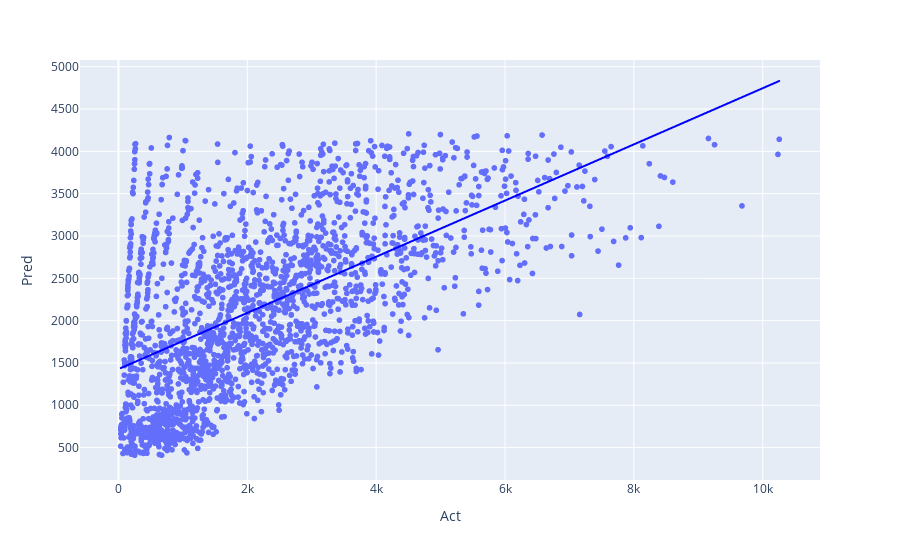

This figure's notebook cell:
### Markdown cell above
> Training The Model

### Code cell
mlra = LinearRegression()
mlra.fit(X_train, y_train)

y_predict = mlra.predict(X_cv)

dfa = pd.DataFrame({'Act':y_cv.values.flatten(), 'Pred':y_predict.flatten()})

px.scatter(dfa, 'Act', 'Pred', trendline='ols', trendline_color_override='blue')

### Figure 1 — Plotly figure (JSON) as saved in the notebook; plotly's stock layout.template omitted (floating-point values rounded to 4 significant figures; data arrays with more than 128 entries replaced by an {"elided": "..."} marker saying what was removed)
{"data": [{"hovertemplate": "Act=%{x}<br>Pred=%{y}<extra></extra>", "legendgroup": "", "marker": {"color": "#636efa", "symbol": "circle"}, "mode": "markers", "name": "", "showlegend": false, "type": "scattergl", "x": {"elided": "2131 float values"}, "xaxis": "x", "y": {"elided": "2131 float values"}, "yaxis": "y"}, {"hovertemplate": "<b>OLS trendline</b><br>Pred = 0.33186 * Act + 1427.44<br>R<sup>2</sup>=0.342101<br><br>Act=%{x}<br>Pred=%{y} <b>(trend)</b><extra></extra>", "legendgroup": "", "line": {"color": "blue"}, "marker": {"color": "#636efa", "symbol": "circle"}, "mode": "lines", "name": "", "showlegend": false, "type": "scattergl", "x": {"elided": "2131 float values"}, "xaxis": "x", "y": {"elided": "2131 float values"}, "yaxis": "y"}], "layout": {"legend": {"tracegroupgap": 0}, "margin": {"t": 60}, "xaxis": {"anchor": "y", "domain": [0, 1], "title": {"text": "Act"}}, "yaxis": {"anchor": "x", "domain": [0, 1], "title": {"text": "Pred"}}}}
